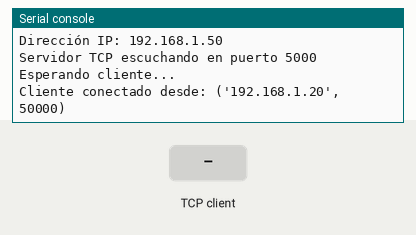
Bench run of a program on a simulated ESP32 board running MicroPython. Shown: the last lines printed to the serial console. The test bench sets the inputs (shaded band). WiFi joins after 1.5 s; one TCP client connects 1 s after the port opens and stays connected; the clock reads 2024-03-15 10:24:30 at power-on unless the program sets it.

Above: at 3.2 s.
3.3 s: the TCP client sends "1"
At 4.2 s:
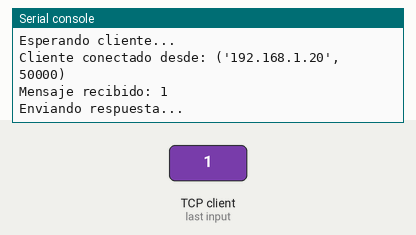
4.8 s: the TCP client sends "on"
At 5.4 s:
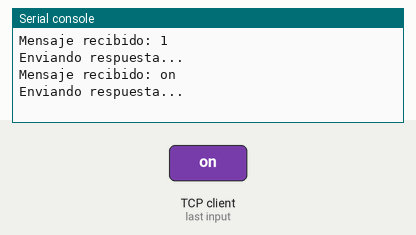
6.3 s: the TCP client sends "off"
At 7.7 s:
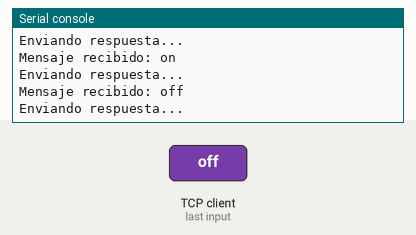

Measured:
- after the input at 3.3 s, the serial console: prints a new line at once (image 1)
- after the input at 4.8 s, the serial console: prints a new line at once (image 2)
- after the input at 6.3 s, the serial console: prints a new line at once (image 3)

The program:

main.py
```python
import network
import socket
import time

# Ajusta estos valores según tu red WiFi
SSID = "TU_SSID"
PASSWORD = "TU_PASSWORD"
HOST = ""
PORT = 5000
RESPONSE = "Mensaje recibido"


def connect_wifi(ssid, password, timeout=20):
    wlan = network.WLAN(network.STA_IF)
    if not wlan.active():
        wlan.active(True)

    if not wlan.isconnected():
        print("Conectando a WiFi...", ssid)
        wlan.connect(ssid, password)

        start = time.time()
        while not wlan.isconnected():
            if time.time() - start > timeout:
                raise OSError("No se pudo conectar a la red WiFi")
            time.sleep(1)

    print("WiFi conectado")
    print("Dirección IP:", wlan.ifconfig()[0])
    return wlan


def start_tcp_server(host, port):
    server = socket.socket()
    server.setsockopt(socket.SOL_SOCKET, socket.SO_REUSEADDR, 1)
    server.bind((host, port))
    server.listen(1)
    print(f"Servidor TCP escuchando en puerto {port}")
    return server


def run_server(server):
    try:
        while True:
            print("Esperando cliente...")
            conn, addr = server.accept()
            print("Cliente conectado desde:", addr)
            conn.settimeout(10)

            try:
                while True:
                    data = conn.recv(1024)
                    if not data:
                        print("Cliente desconectado")
                        break

                    message = data.decode("utf-8", "replace")
                    print("Mensaje recibido:", message)

                    print("Enviando respuesta...")
                    conn.send(RESPONSE.encode("utf-8"))

            except OSError as error:
                print("Error de conexión con el cliente:", error)
            finally:
                conn.close()
                print("Conexión cerrada")

    except KeyboardInterrupt:
        print("Servidor detenido por el usuario")
    finally:
        server.close()
        print("Socket del servidor cerrado")


if __name__ == "__main__":
    try:
        connect_wifi(SSID, PASSWORD)
        server_socket = start_tcp_server(HOST, PORT)
        run_server(server_socket)
    except OSError as error:
        print("Error de red:", error)
    except Exception as error:
        print("Error inesperado:", error)
    finally:
        print("Programa finalizado")
```
